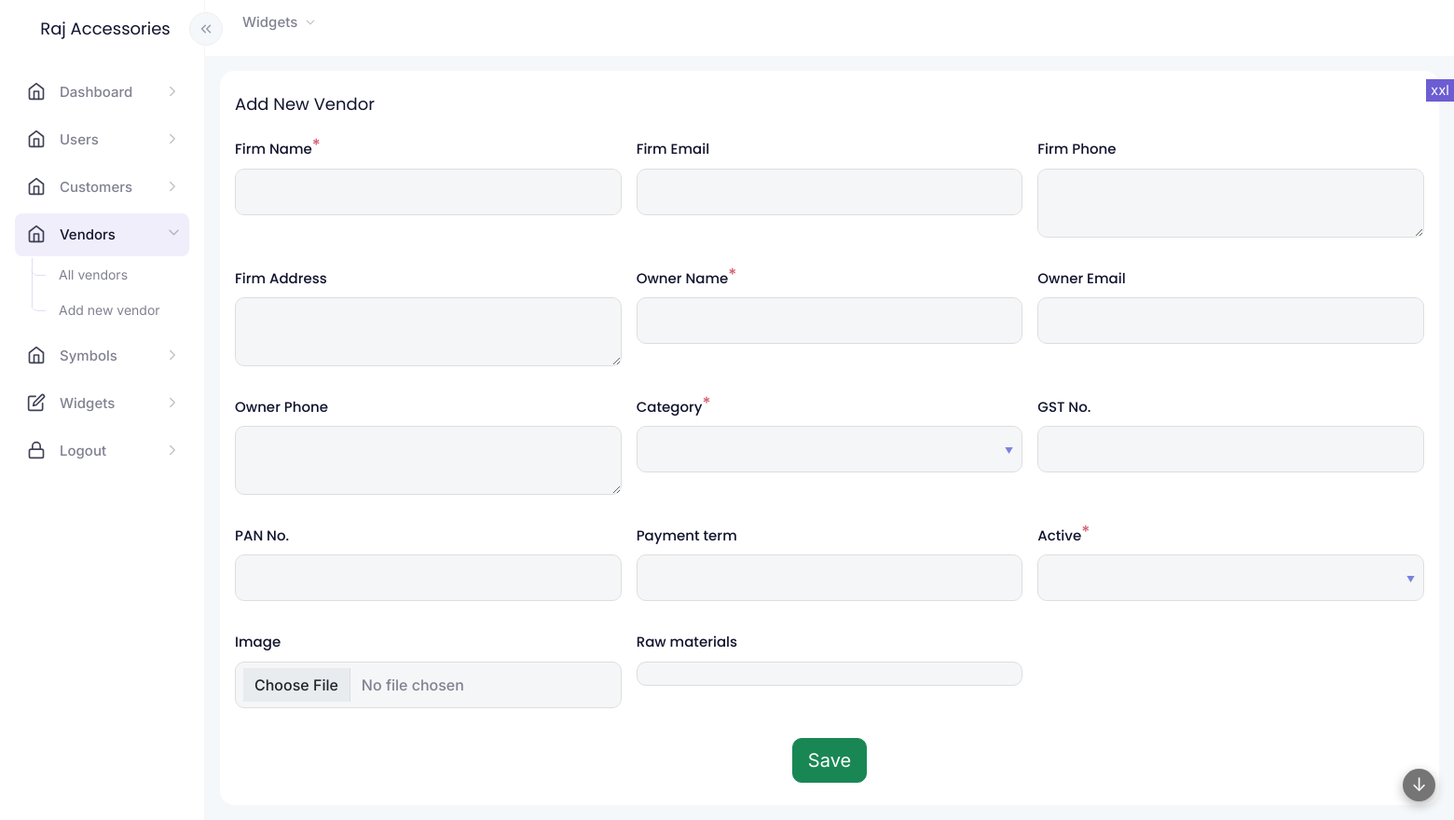
Before: /modules/vendors/vendor-form.php (signed in) with the older database file.
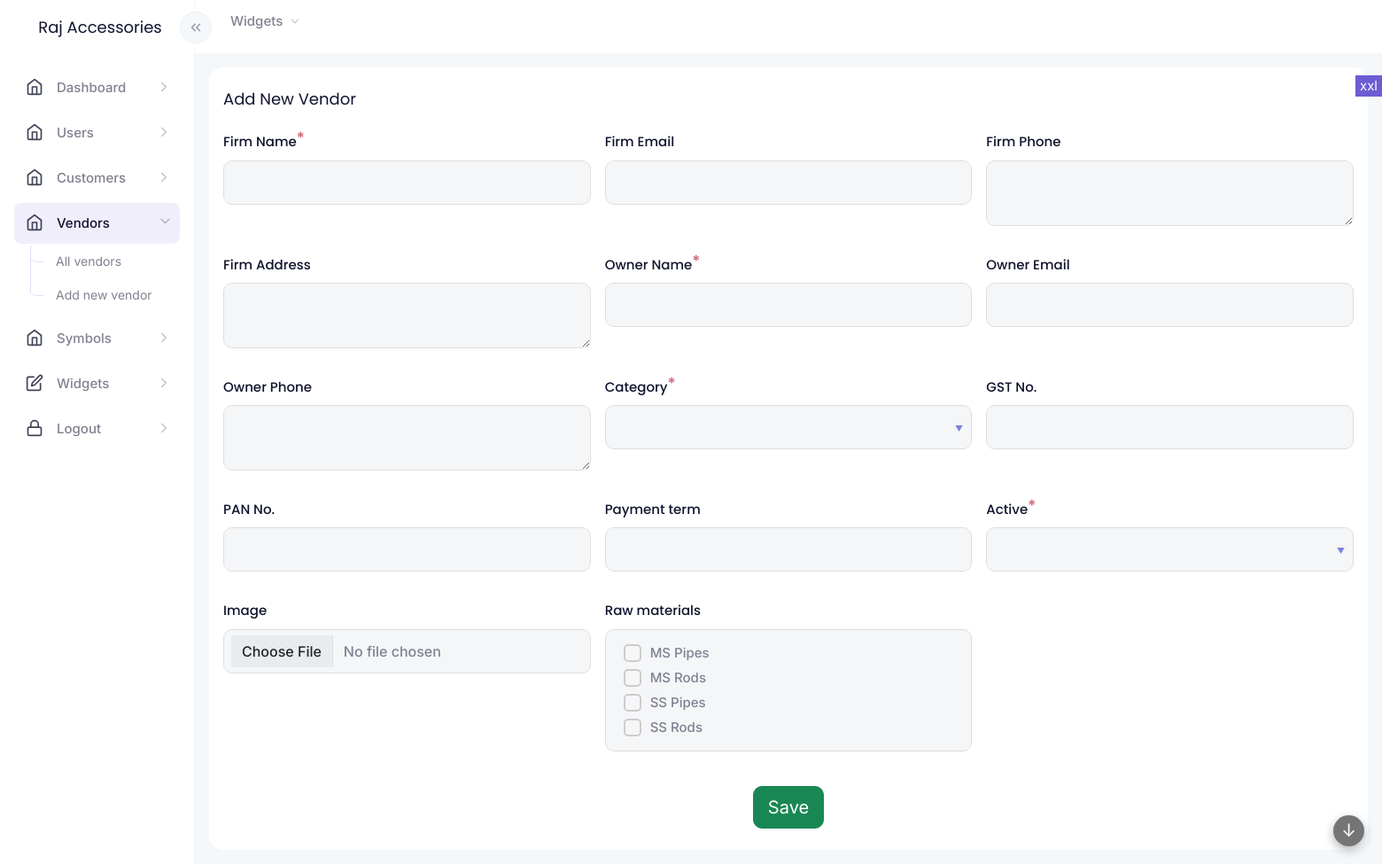
After: the same page with the newer database file.
### tables this page shows
CREATE TABLE IF NOT EXISTS `raw_materials` (
  `id` int NOT NULL AUTO_INCREMENT,
  `raw_material` varchar(255) NOT NULL,
  `updated` int NOT NULL,
  PRIMARY KEY (`id`)
);

### common/functions.php (the view, shortened to what this page needs)
<?php
function widget_start($title = "", $class = "", $widget_title_class = "", $widget_wrapper_class = "", $options = "", $widget_options_class = "")
{
    echo '<div class="widgetwrapper col d-flex align-items-start  px-2 py-0 ' . $class . ' ">
 <div class="widget container-fluid py-4 px-3 overhide ' . $widget_wrapper_class . '">';
    if ($title != "") {
        echo "<div class='widget-title " . $widget_title_class . "'>";
        echo $title;
        echo "</div>";
    }
}
function widget_end()
{
    echo "</div>
 </div>";
}
?>
<?php
function form_field($vars, $data)
{
    $s = "";
    if ($vars["type"] == "submit") {
        $s = '<div class="' . $vars["class"] . '">';
        $s .= '<input type="submit" name="' . $vars["key"] . '" value="' . $vars["name"] . '" class="btn btn-success btn-lg">';
        $s .= '</div>';
    }
    else {
        $s = '<div class="' . $vars["class"] . '"><label for="' . $vars["key"] . '" class="form-label">' . $vars["name"] . '';
        $required = (isset($vars["required"]) && $vars["required"] == true) ? true : false;
        if ($required) {
            $s .= '<sup>*</sup>';
        }
        $s .= '</label>';
        if ($vars["type"] == "text") {
            $s .= '<input type="text" class="form-control" name="' . $vars["key"] . '" id="' . $vars["key"] . '" value="' . get_value($data, $vars["key"]) . '" ' . ($required ? "required" : "") . '>';
            $s .= '<div class="invalid-feedback">Incorrect ' . $vars["name"] . ' value</div>';
        } else if ($vars["type"] == "textarea") {
            $s .= '<textarea class="form-control" name="' . $vars["key"] . '" id="' . $vars["key"] . '" ' . ($required ? "required" : "") . '>' . get_value($data, $vars["key"]) . '</textarea>';
            $s .= '<div class="invalid-feedback">Incorrect ' . $vars["name"] . ' value</div>';
        } else if ($vars["type"] == "number") {
            $s .= '<input type="number" class="form-control" name="' . $vars["key"] . '" id="' . $vars["key"] . '" value="' . get_value($data, $vars["key"]) . '" ' . ($required ? "required" : "") . '>';
            $s .= '<div class="invalid-feedback">Incorrect ' . $vars["name"] . ' value</div>';
        } else if ($vars["type"] == "select") {
            $s .= '<select class="form-control" name="' . $vars["key"] . '" id="' . $vars["key"] . '" ' . ($required ? "required" : "") . '>';
            $sel = get_value($data, $vars["key"]);
            $s .= select_options($vars["options"], $sel);
            $s .= '</select><div class="invalid-feedback">Incorrect ' . $vars["name"] . ' value</div>';
        } else if ($vars["type"] == "multi-checkbox") {
            $s .= '<div class="multi-check-list">';
            foreach ($vars["options"] as $k => $v) {
                $sel = "";
                $optid = $vars["option_id"];
                $optlabel = $vars["option_label"];
                $s .= '<input type="checkbox" ' . $sel . ' class="form-check-input" name="' . $vars["key"] . '[]" id="' . $vars["key"] . '-' . $v[$optid] . '" value="' . $v[$optid] . '"><label for="' . $vars["key"] . '-' . $v[$optid] . '">' . $v[$optlabel] . '</label><br>';
            }
            $s .= '</div>';
        } else if ($vars["type"] == "image-file") {
            $s .= '<input type="file" class="form-control" name="' . $vars["key"] . '" id="' . $vars["key"] . '" ' . ($required ? "required" : "") . '>';
            $s .= '<div class="invalid-feedback">Invalid ' . $vars["name"] . '</div>';
        }
        $s .= '</div>';
    }
    return $s;
}
function fetch_data($vars)
{
    global $conn;
    $table = $vars["table"];
    $cols = $vars["columns"];
    $order = $vars["order"];
    $limit = $vars["limit"];
    $condition = $vars["condition"];
    if ($condition != "") {
        $condition = " WHERE " . $condition;
    }
    if (trim($order) != '') {
        if (strpos($order, " DESC") !== false || strpos($order, " ASC") !== false) {
            $order = ' ORDER BY ' . trim($order) . ' ';
        } else {
            $order = ' ORDER BY ' . trim($order) . ' ASC ';
        }
    }
    $ret = [];
    $sql = ' SELECT ' . $cols . ' FROM ' . $table . ' ' . $condition . ' ' . $order . ' ' . $limit . ' ';
    $querystr = $conn->query($sql);
    $totrows = mysqli_num_rows($querystr);
    if ($totrows > 0) {
        $inc = 0;
        while ($result = mysqli_fetch_object($querystr)) {
            foreach ($result as $key => $value) {
                $ret[$inc][$key] = $value;
            }
            $inc = $inc + 1;
        }
    }
    return $ret;
}

Changed rows visible on the page:
added raw_materials: raw_material "MS Pipes"
added raw_materials: raw_material "MS Rods"
added raw_materials: raw_material "SS Pipes"
added raw_materials: raw_material "SS Rods"
